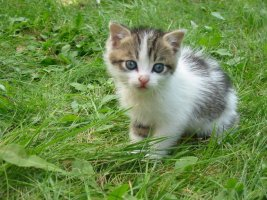
#> input picture data_visual/cat.jpg, 267 x 200 px, found by its file name
$ python cv_ex07_rotate.py
#> lines starting #> are read from the running program, lines starting #| are printed output that depends on the picture
import cv2
import matplotlib.pyplot as plt

def img_show(title='image', img=None, figsize=(0,5)):
    plt.figure(figsize=figsize)

    if type(img) == list:
        if type(title) == list:
            titles = title
        else:
            titles = []

            for i in range(len(img)):
                titles.append(title)


        for i in range(len(img)):
            if len(img[i].shape) <= 2:
                rgbImg = cv2.cvtColor(img[i], cv2.COLOR_GRAY2RGB)
            else:
                rgbImg = cv2.cvtColor(img[i], cv2.COLOR_BGR2RGB)

            plt.subplot(1, len(img), i+1)
            plt.imshow(rgbImg)
            plt.title(titles[i])
            plt.xticks([]), plt.yticks([])

        plt.show()
    else:
        if len(img.shape) < 3:
            rgbImg = cv2.cvtColor(img, cv2.COLOR_GRAY2RGB)
        else:
            rgbImg = cv2.cvtColor(img, cv2.COLOR_BGR2RGB)

        plt.imshow(rgbImg)
        plt.title(title)
        plt.xticks([]), plt.yticks([])
        plt.show()

src = cv2.imread("./video/cat.jpg", cv2.IMREAD_COLOR)
#> src is the input picture: shape (200, 267, 3); mean B, G, R 77, 139.3, 110
height, width, channels = src.shape
#> height = 200; width = 267; channels = 3
matrix = cv2.getRotationMatrix2D((width/2, height/2), 90, 1)
print(matrix) # 맵 아핀 행렬
#| [[ 6.123234e-17  1.000000e+00  3.350000e+01]
#|  [-1.000000e+00  6.123234e-17  2.335000e+02]]
dst = cv2.warpAffine(src, matrix, (width, height))
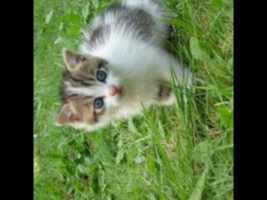
#> dst: shape (200, 267, 3); mean B, G, R 63.1, 106.4, 86.4
cv2.imshow("src", src)
cv2.imshow("dst", dst)
img_show(["Original", "rotate_90"], [src, dst])
#> the loop in img_show, `for i in range(len(img)):` made 2 passes
cv2.waitKey()
cv2.destroyAllWindows()
